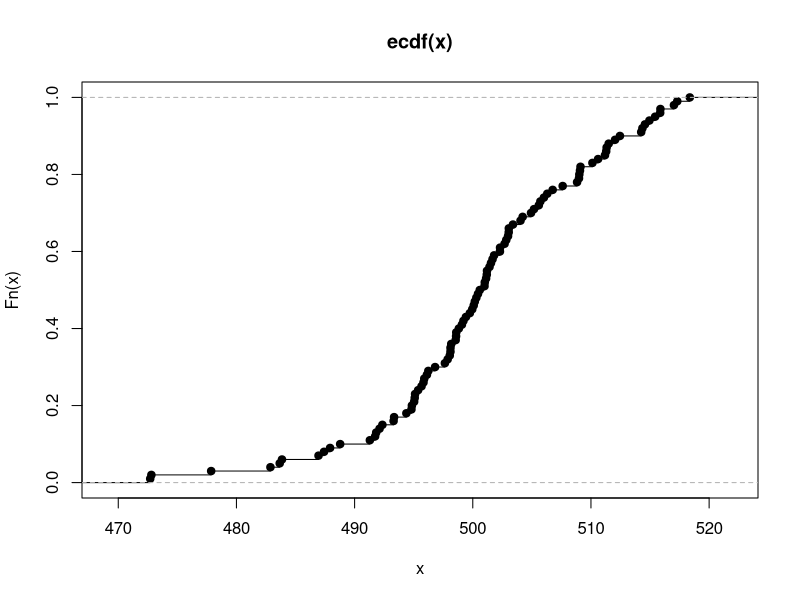

This figure's R source:
#Import high frequency data for SPY prices over the last 10 days to generate a CDF graph!!!

x = rnorm(100,500,10)
F10 = ecdf(x)
print(summary(F10))
print(plot(F10))
